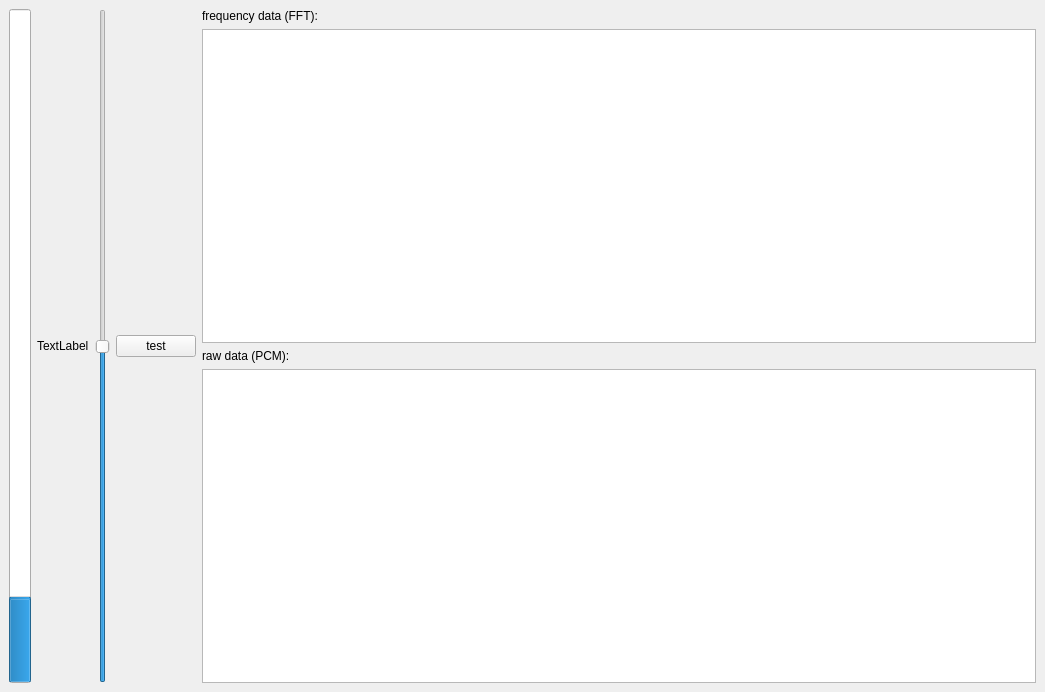
<?xml version="1.0" encoding="UTF-8"?>
<ui version="4.0">
 <class>MainWindow</class>
 <widget class="QMainWindow" name="MainWindow">
  <property name="geometry">
   <rect>
    <x>0</x>
    <y>0</y>
    <width>1045</width>
    <height>692</height>
   </rect>
  </property>
  <property name="windowTitle">
   <string>MainWindow</string>
  </property>
  <widget class="QWidget" name="centralwidget">
   <layout class="QHBoxLayout" name="horizontalLayout">
    <item>
     <widget class="QProgressBar" name="pbLevel">
      <property name="maximum">
       <number>1000</number>
      </property>
      <property name="value">
       <number>123</number>
      </property>
      <property name="textVisible">
       <bool>false</bool>
      </property>
      <property name="orientation">
       <enum>Qt::Vertical</enum>
      </property>
     </widget>
    </item>
    <item>
     <widget class="QLabel" name="label_3">
      <property name="text">
       <string>TextLabel</string>
      </property>
     </widget>
    </item>
    <item>
     <widget class="QSlider" name="verticalSlider">
      <property name="minimum">
       <number>-30</number>
      </property>
      <property name="maximum">
       <number>30</number>
      </property>
      <property name="orientation">
       <enum>Qt::Vertical</enum>
      </property>
     </widget>
    </item>
    <item>
     <widget class="QPushButton" name="pushButton">
      <property name="text">
       <string>test</string>
      </property>
     </widget>
    </item>
    <item>
     <widget class="QFrame" name="frame">
      <property name="frameShape">
       <enum>QFrame::NoFrame</enum>
      </property>
      <property name="frameShadow">
       <enum>QFrame::Plain</enum>
      </property>
      <layout class="QVBoxLayout" name="verticalLayout">
       <property name="margin">
        <number>0</number>
       </property>
       <item>
        <widget class="QLabel" name="label">
         <property name="text">
          <string>frequency data (FFT):</string>
         </property>
        </widget>
       </item>
       <item>
        <widget class="PlotWidget" name="grFFT"/>
       </item>
       <item>
        <widget class="QLabel" name="label_2">
         <property name="text">
          <string>raw data (PCM):</string>
         </property>
        </widget>
       </item>
       <item>
        <widget class="PlotWidget" name="grPCM"/>
       </item>
      </layout>
     </widget>
    </item>
   </layout>
  </widget>
 </widget>
 <customwidgets>
  <customwidget>
   <class>PlotWidget</class>
   <extends>QGraphicsView</extends>
   <header>pyqtgraph</header>
  </customwidget>
 </customwidgets>
 <resources/>
 <connections/>
</ui>
